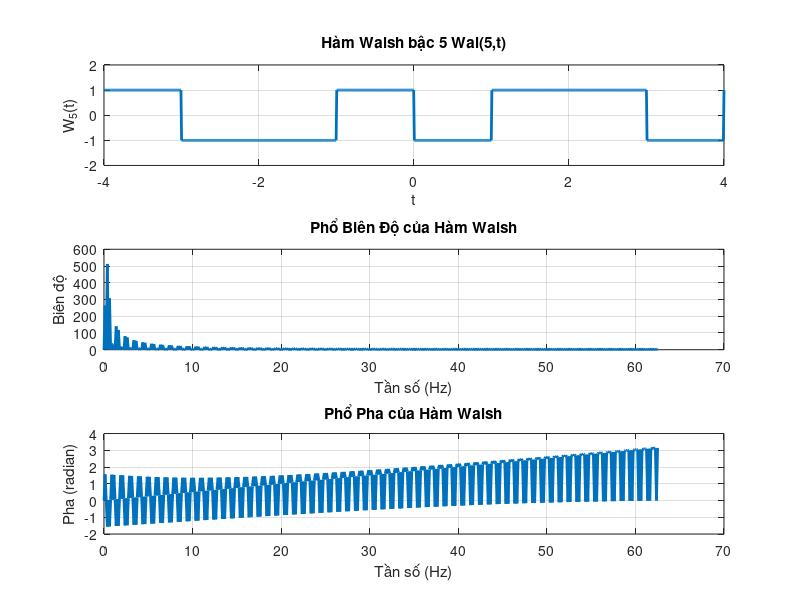

This figure's MATLAB source:
% Định nghĩa miền thời gian từ -4 đến 4
t = linspace(-4, 4, 1000);  % Tạo một vector thời gian từ -4 đến 4, với 1000 điểm

% Hàm Walsh bậc 5 với các giá trị +1 và -1 phân bố đều trong khoảng thời gian từ -4 đến 4
W_5 = ones(size(t));   % Khởi tạo một vector chứa toàn bộ giá trị +1

% Thay đổi giá trị thành -1 theo các đoạn thời gian sao cho giá trị lần lượt là 1, -1, -1, 1, -1, 1, 1, -1
W_5(t >= -4 & t < -3) = 1;   % Thay đổi giá trị thành +1 trong khoảng từ -4 đến -3
W_5(t >= -3 & t < -2) = -1;  % Thay đổi giá trị thành -1 trong khoảng từ -3 đến -2
W_5(t >= -2 & t < -1) = -1;  % Thay đổi giá trị thành -1 trong khoảng từ -2 đến -1
W_5(t >= -1 & t < 0) = 1;    % Thay đổi giá trị thành +1 trong khoảng từ -1 đến 0
W_5(t >= 0 & t < 1) = -1;    % Thay đổi giá trị thành -1 trong khoảng từ 0 đến 1
W_5(t >= 1 & t < 2) = 1;     % Thay đổi giá trị thành +1 trong khoảng từ 1 đến 2
W_5(t >= 2 & t < 3) = 1;     % Thay đổi giá trị thành +1 trong khoảng từ 2 đến 3
W_5(t >= 3 & t < 4) = -1;    % Thay đổi giá trị thành -1 trong khoảng từ 3 đến 4

% Vẽ đồ thị của hàm Walsh
figure;
subplot(3,1,1);
plot(t, W_5, 'LineWidth', 2);
title('Hàm Walsh bậc 5 Wal(5,t)');
xlabel('t');
ylabel('W_5(t)');
ylim([-2 2]);  % Đặt giới hạn trục tung từ -2 đến 2
grid on;

% Tính và vẽ phổ biên độ
N = length(t);  % Số lượng điểm
Fs = N / (t(end) - t(1));  % Tần số lấy mẫu
W_5_fft = fft(W_5);  % Phép biến đổi Fourier

% Tính phổ biên độ
W_5_magnitude = abs(W_5_fft);
f = Fs * (0:(N/2)) / N;  % Tạo trục tần số

% Lấy một nửa phổ (do phổ Fourier là đối xứng)
W_5_magnitude_half = W_5_magnitude(1:N/2+1);

subplot(3,1,2);
plot(f, W_5_magnitude_half, 'LineWidth', 2);
title('Phổ Biên Độ của Hàm Walsh');
xlabel('Tần số (Hz)');
ylabel('Biên độ');
grid on;

% Tính và vẽ phổ pha
W_5_phase = angle(W_5_fft);  % Phổ pha

% Lấy một nửa phổ pha
W_5_phase_half = W_5_phase(1:N/2+1);

subplot(3,1,3);
plot(f, W_5_phase_half, 'LineWidth', 2);
title('Phổ Pha của Hàm Walsh');
xlabel('Tần số (Hz)');
ylabel('Pha (radian)');
grid on;
